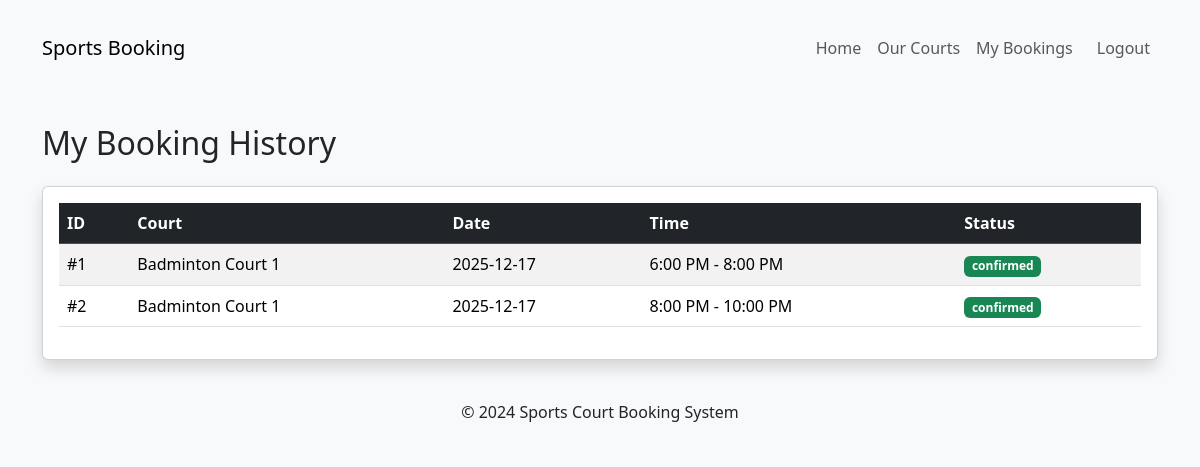
/bookings.php (signed in), run on the app's committed database.
### tables this page shows
CREATE TABLE IF NOT EXISTS `bookings` (
  `id` int NOT NULL AUTO_INCREMENT,
  `user_id` int NOT NULL,
  `service_id` int NOT NULL,
  `booking_date` date NOT NULL,
  `start_time` time NOT NULL,
  `end_time` time NOT NULL,
  `customer_name` varchar(100) NOT NULL,
  `customer_phone` varchar(20) NOT NULL,
  `status` enum('confirmed','cancelled','completed') DEFAULT 'confirmed',
  `created_at` timestamp NULL DEFAULT CURRENT_TIMESTAMP,
  PRIMARY KEY (`id`),
  UNIQUE KEY `uniq_bookings_slot` (`service_id`,`booking_date`,`start_time`,`end_time`),
  KEY `user_id` (`user_id`),
 KEY `service_id` (`service_id`),
  CONSTRAINT `bookings_valid_time` CHECK ((`start_time` < `end_time`))
);

CREATE TABLE IF NOT EXISTS `services` (
  `id` int NOT NULL AUTO_INCREMENT,
  `name` varchar(100) NOT NULL,
  `type` varchar(50) NOT NULL,
  `price_per_hour` decimal(10,2) NOT NULL,
  `status` enum('available','maintenance') DEFAULT 'available',
  PRIMARY KEY (`id`)
);

### bookings.php (the view, shortened to what this page needs)
<?php
$user_id = $_SESSION['user_id'];
$role = isset($_SESSION['role']) ? $_SESSION['role'] : 'customer';
if ($role === 'admin') {
    $sql = "SELECT bookings.*, users.username, services.name as court_name
            FROM bookings
            JOIN users ON bookings.user_id = users.id
            JOIN services ON bookings.service_id = services.id
            ORDER BY bookings.booking_date DESC";
    $stmt = $conn->prepare($sql);
} else {
    $sql = "SELECT bookings.*, services.name as court_name
            FROM bookings
            JOIN services ON bookings.service_id = services.id
            WHERE bookings.user_id = ?
            ORDER BY bookings.booking_date DESC";
    $stmt = $conn->prepare($sql);
    $stmt->bind_param("i", $user_id);
}
if ($stmt->execute()) {
    $result = $stmt->get_result();
} else {
    die("Error executing query: " . $stmt->error);
}
?>
<!DOCTYPE html>
<html lang="en">
<head>
    <link href="https://cdn.jsdelivr.net/npm/bootstrap@5.3.0/dist/css/bootstrap.min.css" rel="stylesheet">
</head>
<body class="bg-light">
<?php include 'template.php'; ?>
<div class="container mt-5">
    <h2 class="mb-4">
        <?php echo ($role === 'admin') ? "All Customer Bookings" : "My Booking History"; ?>
    </h2>
    <div class="card shadow">
        <div class="card-body">
            <table class="table table-striped table-hover">
                <thead class="table-dark">
                    <tr>
                        <th>ID</th>
                        <th>Court</th>
                        <th>Date</th>
                        <th>Time</th>
                        <th>Status</th>
                    </tr>
                </thead>
                <tbody>
                    <?php if ($result->num_rows > 0): ?>
                        <?php while($row = $result->fetch_assoc()): ?>
                            <tr>
                                <td>#<?php echo $row['id']; ?></td>
                                <td><?php echo htmlspecialchars($row['court_name']); ?></td>
                                <td><?php echo htmlspecialchars($row['booking_date']); ?></td>
                                <td>
                                    <?php
                                        echo date("g:i A", strtotime($row['start_time'])) . " - " .
                                             date("g:i A", strtotime($row['end_time']));
                                    ?>
                                </td>
                                <td>
                                    <span class="badge bg-success">
                                        <?php echo htmlspecialchars($row['status']); ?>
                                    </span>
                                </td>
                            </tr>
                        <?php endwhile; ?>
                    <?php else: ?>
                        <tr>
                            <td colspan="6" class="text-center">No bookings found.</td>
                        </tr>
                    <?php endif; ?>
                </tbody>
            </table>
        </div>
    </div>
</div>
<footer class="bg-light text-center py-3 mt-4">
    <p class="mb-0">&copy; 2024 Sports Court Booking System</p>
</footer>
</body>
</html>
</body>
</html>

### template.php (style rules this page uses)
body { padding-top: 20px; }

### data on the page
bookings: id "1", service.name "Badminton Court 1", booking_date "2025-12-17", start_time "6:00 PM", end_time "8:00 PM", status "confirmed"
bookings: id "2", service.name "Badminton Court 1", booking_date "2025-12-17", start_time "8:00 PM", end_time "10:00 PM", status "confirmed"
